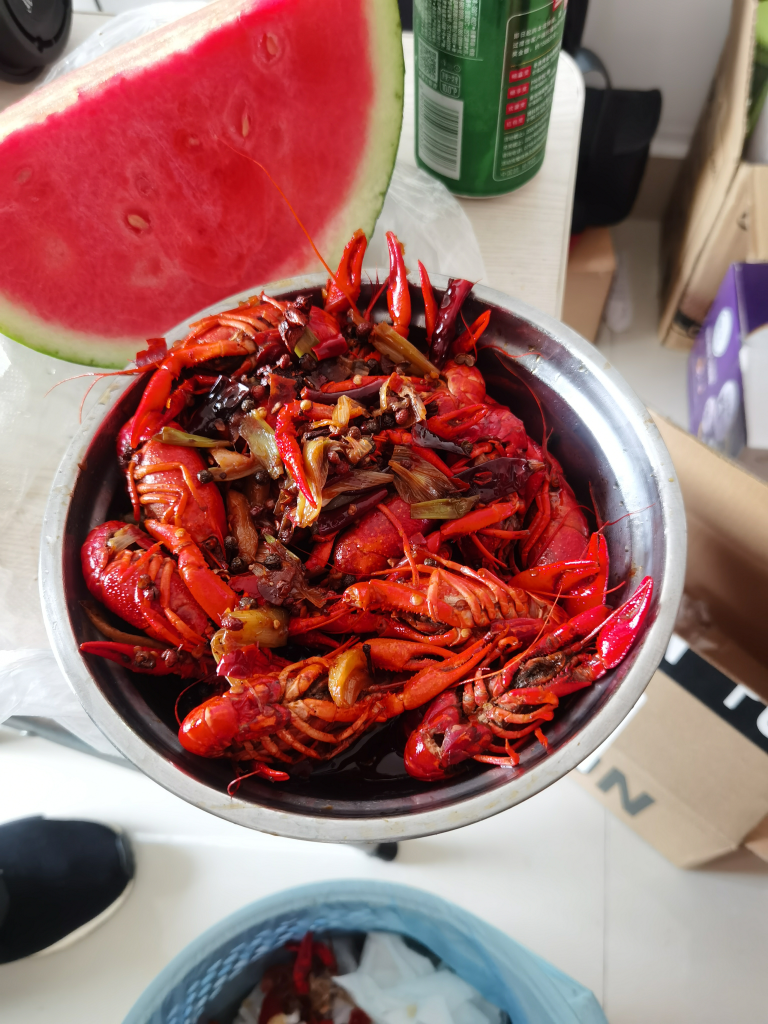
#> input picture learning opencv1/data/P40.jpg, 3072 x 4096 px (shown at 1/4 size)
$ python image_calchist.py
#> lines starting #> are read from the running program, lines starting #| are printed output that depends on the picture

# 绘制直方图

import cv2
import numpy as np
from matplotlib import pyplot as plt
'''
img = cv2.imread('img.jpg')
# cv2.calcHist([images], [channels], mask, [histSize], [range][,hist[,accumulate]] )
hist = cv2.calcHist([img], [0], None, [256], [0,256])

plt.plot(hist)
plt.show()
# cv2.imshow('hist', hist)
# cv2.waitKey(0)
# cv2.destroyAllWindows()

# img.ravel()将图像转成一维数组，这里没有中括号
hist_np, bins = np.histogram(img.ravel(), 256, [0,256])
plt.plot(hist_np)
plt.show()

#plt.hist(img.ravel(), 256, [0, 256])
#plt.show()

# 绘制多通道直方图
colors = ('b', 'g', 'r')

#对一个列表或数组既要遍历索引又要遍历元素时，使用内置enumerate函数会更加直接，优美的做法
#enumerate会将数组或列表组成一个索引序列，使我们再获取索引和索引内容的时候更加方便
for i, col in enumerate(colors):
    histr = cv2.calcHist([img], [i], None, [256], [0,256])
    plt.plot(histr, color = col)
    plt.xlim([0, 256])
plt.show()


# 1.3 使用掩膜
img = cv2.imread('img.jpg', 0)
#create a mask
mask = np.zeros(img.shape[:2], np.uint8)
print(img.shape)
mask[100:300, 100:400] = 255
# cv2.bitwise_and()是对二进制数据进行“与”操作
masked_img = cv2.bitwise_and(img, img, mask = mask)

# calculate histogram with mask and without mask
# check third argument for mask
hist_full = cv2.calcHist([img], [0], None, [256], [0, 256])
hist_mask = cv2.calcHist([img], [0], mask, [255], [0, 256])

plt.subplot(221), plt.imshow(img, 'gray')
plt.subplot(222), plt.imshow(mask, 'gray')
plt.subplot(223), plt.imshow(masked_img, 'gray')
plt.subplot(224), plt.plot(hist_full), plt.plot(hist_mask)
plt.xlim([0,256])
plt.show()
'''

import cv2
import numpy as np
from matplotlib import pyplot as plt

img_P40 = cv2.imread('./data/P40.jpg')
#> img_P40 is the input picture: shape (4096, 3072, 3); mean B, G, R 102.4, 107.1, 154
img_iphone = cv2.imread('./data/iphone.jpg')
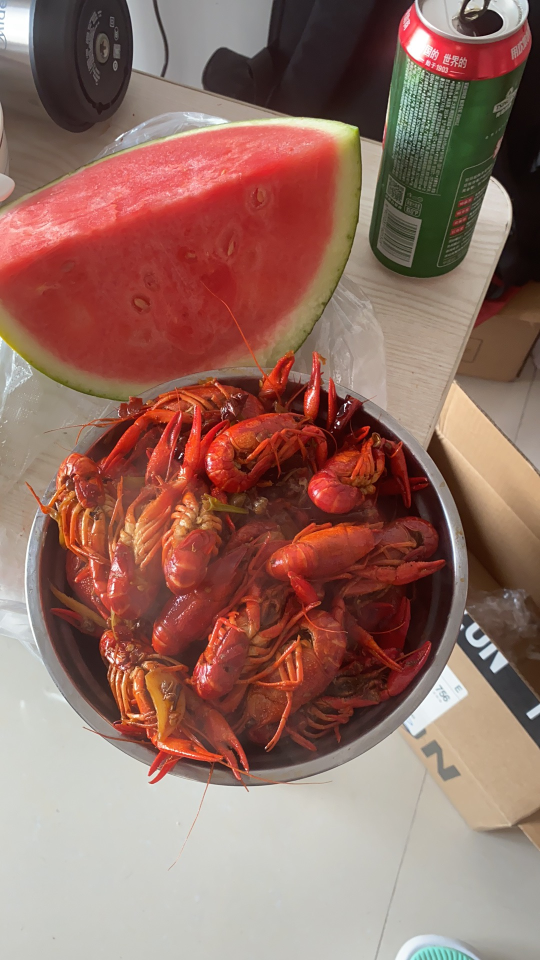
#> input picture learning opencv1/data/iphone.jpg, 1080 x 1920 px (shown at 1/2 size)
#> img_iphone is the input picture: shape (1920, 1080, 3); mean B, G, R 98.6, 109.2, 147.4
print(img_P40.shape)
#| (4096, 3072, 3)
print(img_iphone.shape)
#| (1920, 1080, 3)
mask_P40 = np.zeros(img_P40.shape[:2], np.uint8)
mask_iphone = np.zeros(img_iphone.shape[:2], np.uint8)

mask_P40[900:3300, 200:2800] = 255
mask_iphone[720:1500, 100:900] = 255

masked_P40 = cv2.bitwise_and(img_P40, img_P40, mask = mask_P40)
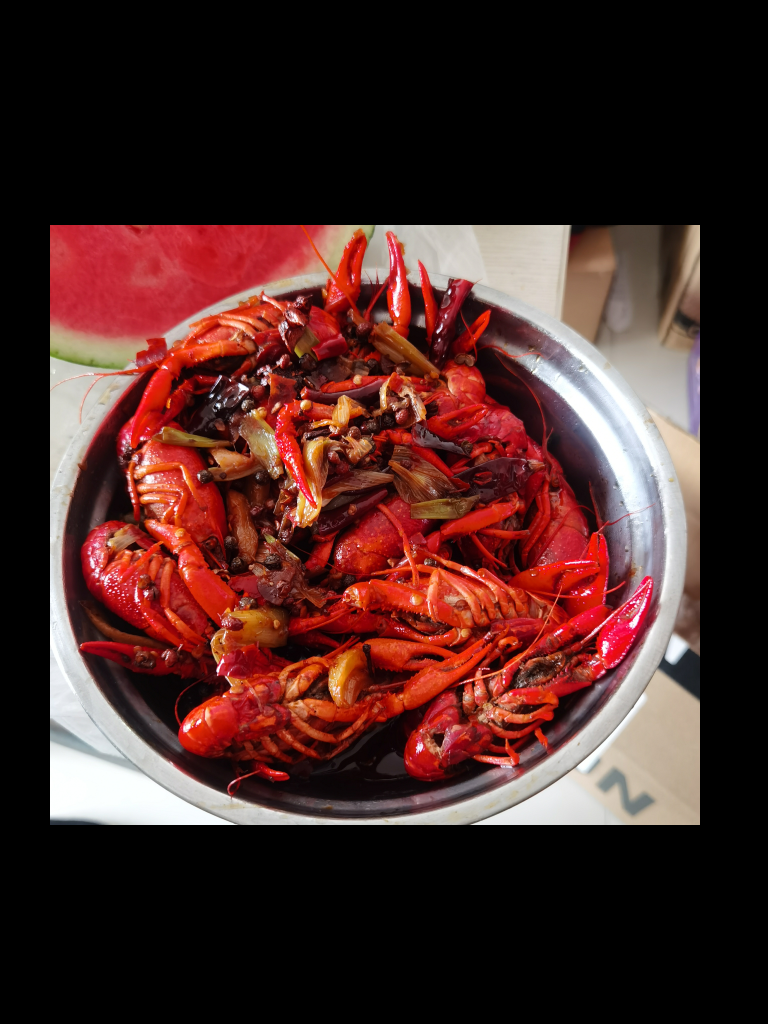
#> masked_P40: shape (4096, 3072, 3) (shown at 1/4 size); mean B, G, R 37.9, 41.3, 74.2
masked_iphone = cv2.bitwise_and(img_iphone, img_iphone, mask = mask_iphone)
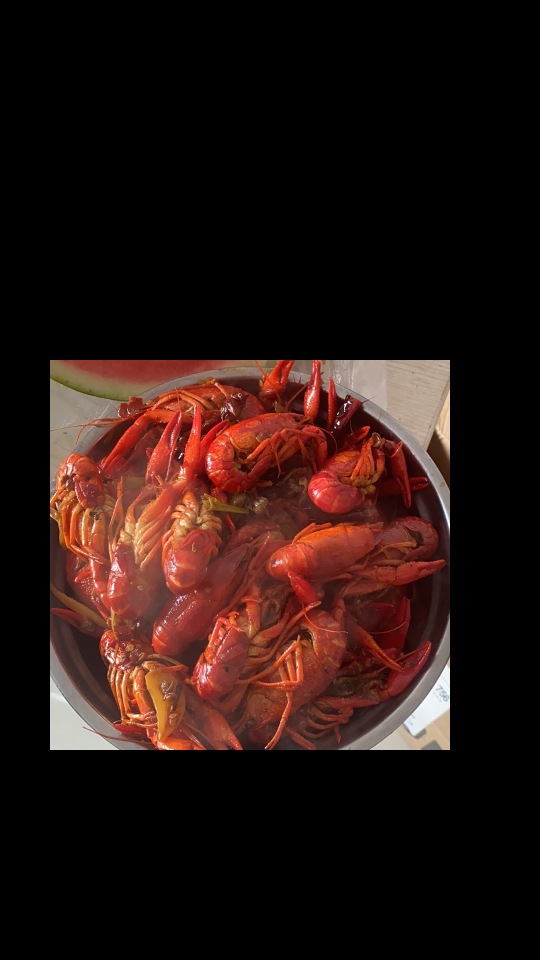
#> masked_iphone: shape (1920, 1080, 3) (shown at 1/2 size); mean B, G, R 17.2, 21.2, 40.1
#等比例缩放图片大小
masked_P40=cv2.resize(masked_P40,(int(img_P40.shape[1]/5),int(img_P40.shape[0]/5)))
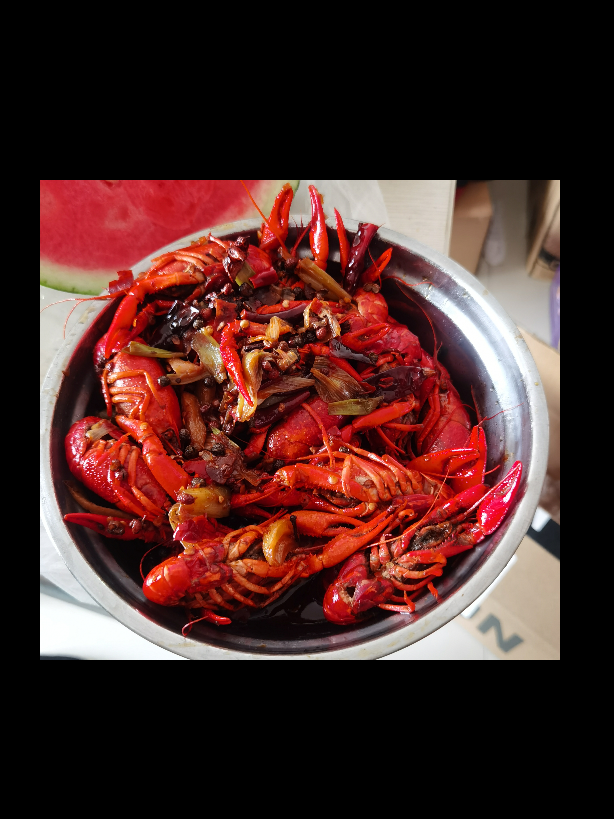
#> masked_P40: shape (819, 614, 3); mean B, G, R 37.9, 41.3, 74.2
cv2.imshow('masked_P40',masked_P40)
cv2.waitKey(0)

masked_iphone=cv2.resize(masked_iphone,(int(img_iphone.shape[1]/2),int(img_iphone.shape[0]/2)))
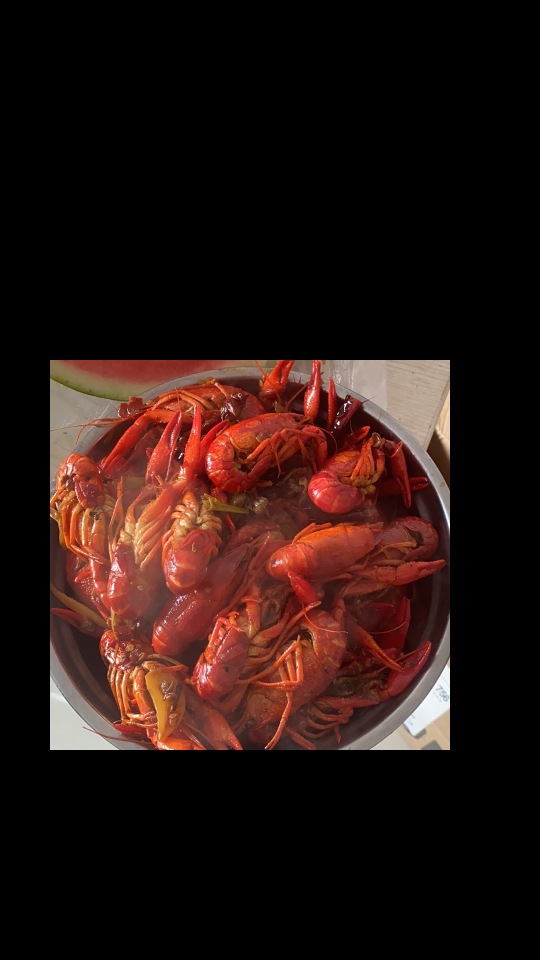
#> masked_iphone: shape (960, 540, 3); mean B, G, R 17.2, 21.2, 40.2
cv2.imshow('masked_iphone',masked_iphone)
cv2.waitKey(0)
